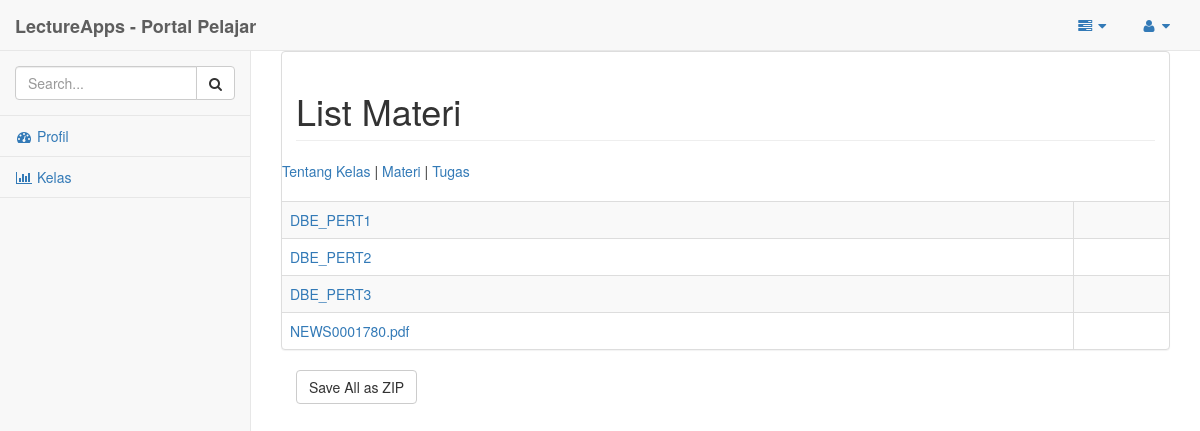
/Tampilan/temp/kelas_mhs_materi.php?idkelas=1, run on the app's committed database.
### tables this page shows
CREATE TABLE IF NOT EXISTS `materi` (
`idMateri` int(11) NOT NULL,
  `namaMateri` varchar(255) NOT NULL,
  `fileMateri` varchar(255) NOT NULL,
  `idKelas` int(11) NOT NULL,
  `tglUploadMateri` date NOT NULL
);

### Tampilan/temp/kelas_mhs_materi.php (the view, shortened to what this page needs)
<?php
	require_once('../includes/koneksi.php');
	$id = $_GET['idkelas'];
	$sql="SELECT * FROM materi WHERE idKelas=$id";
	$hasil=mysqli_query($k, $sql);
?>
<!DOCTYPE html>
<html lang="en">
<head>
    <link href="../bower_components/bootstrap/dist/css/bootstrap.min.css" rel="stylesheet">
    <link href="../bower_components/metisMenu/dist/metisMenu.min.css" rel="stylesheet">
    <link href="../dist/css/sb-admin-2.css" rel="stylesheet">
    <link href="../bower_components/font-awesome/css/font-awesome.min.css" rel="stylesheet" type="text/css">
</head>
<body>
    <div id="wrapper">
        <nav class="navbar navbar-default navbar-static-top" role="navigation" style="margin-bottom: 0">
            <div class="navbar-header">
                <a class="navbar-brand" href="index.html"><b>LectureApps - Portal Pelajar</b></a>
            </div>
            <ul class="nav navbar-top-links navbar-right">
                <li class="dropdown">
                    <a class="dropdown-toggle" data-toggle="dropdown" href="#">
                        <i class="fa fa-tasks fa-fw"></i>  <i class="fa fa-caret-down"></i>
                    </a>
                </li>
                <li class="dropdown">
                    <a class="dropdown-toggle" data-toggle="dropdown" href="#">
                        <i class="fa fa-user fa-fw"></i>  <i class="fa fa-caret-down"></i>
                    </a>
                </li>
            </ul>
            <div class="navbar-default sidebar" role="navigation">
                <div class="sidebar-nav navbar-collapse">
                    <ul class="nav" id="side-menu">
                        <li class="sidebar-search">
                            <div class="input-group custom-search-form">
                                <input type="text" class="form-control" placeholder="Search...">
                                <span class="input-group-btn">
                                <button class="btn btn-default" type="button">
                                    <i class="fa fa-search"></i>
                                </button>
								</span>
                            </div>
                        </li>
                        <li>
                            <a href="profil_mhs.php"><i class="fa fa-dashboard fa-fw"></i> Profil</a>
                        </li>
                        <li>
                            <a href="#"><i class="fa fa-bar-chart-o fa-fw"></i> Kelas</span></a>
						</li>
                    </ul>
                </div>
            </div>
        </nav>
        <div id="page-wrapper">
            <div class="container-fluid">
                <div class="row">
				<div class="col-lg-12">
                        <h1 class="page-header">List Materi</h1>
                    </div>
                    <div class="panel panel-default">
					<?php include('../includes/mhs_dtlmenu.php')?>
                    <div class="table-responsive">
						<table class="table table-striped table-bordered table-hover">
								<tbody>
							<?php
								WHILE($materi=mysqli_fetch_assoc($hasil)){
							?>
							<tr>
								<td><a href="materi_download.php?idmateri=<?php echo $materi['idMateri']; ?>"><?php echo $materi['namaMateri']; ?></a></td>
								<td>
								</td>
							</tr>
							<?php
								}
							?>
								</tbody>
							</table>
					</div>
				</div>
                </div>
					<form action="materi/materi_download_all.php" method="POST">
						<input type="submit" name="downloadall" class="btn btn-default" value="Save All as ZIP" />
					</form>
            </div>
        </div>
    </div>
</body>
</html>

### data on the page
materi: namaMateri "DBE_PERT1"
materi: namaMateri "DBE_PERT2"
materi: namaMateri "DBE_PERT3"
materi: namaMateri "NEWS0001780.pdf"
